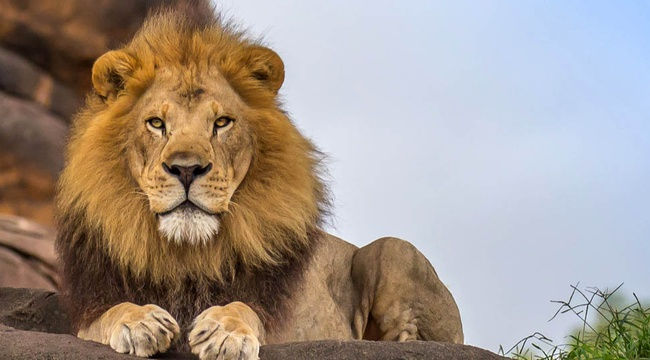
#> input picture OpenCV Assignment/sampleimg.jpg, 650 x 360 px, found by its file name
$ python 'Assignment 1.1.py'
#> lines starting #> are read from the running program, lines starting #| are printed output that depends on the picture; after the words box and inside, x2 and y2 are one past the last pixel; in counts of white or black regions, pixels touching at a corner belong together
import cv2
img = cv2.imread('Desktop\OpenCV Assignment\sampleimg.jpg')
#> img is the input picture: shape (360, 650, 3); mean B, G, R 140.3, 150.2, 162.9
img_gray = cv2.cvtColor(img, cv2.COLOR_BGR2GRAY)
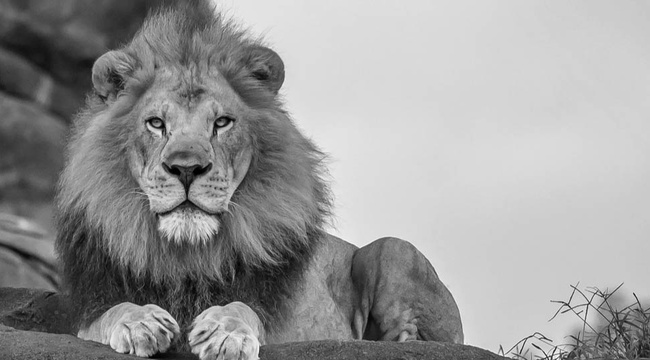
#> img_gray: shape (360, 650); min 0, max 252, mean 152.9
(thresh, img_BnW) = cv2.threshold(img_gray, 127, 255, cv2.THRESH_BINARY)
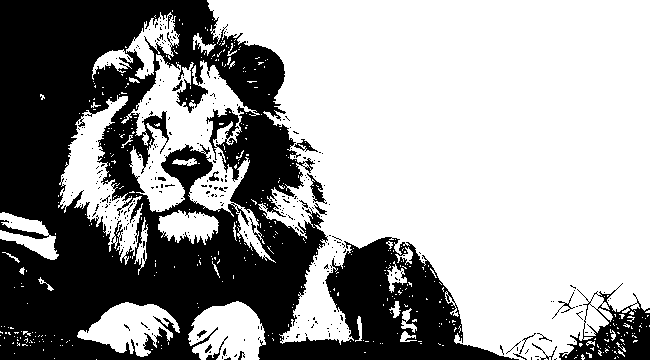
#> img_BnW: shape (360, 650); 61.3% white; 336 black regions (318 under 20 px), largest, box (x1, y1, x2, y2) and area: (0, 0, 519, 360) 85773, (559, 283, 650, 360) 2941, (307, 173, 327, 204) 213
cv2.imshow("Orignal Image",img)
cv2.imshow("Grayscale Image",img_gray)
cv2.imshow("Black n White Image",img_BnW)
cv2.waitKey(0)
